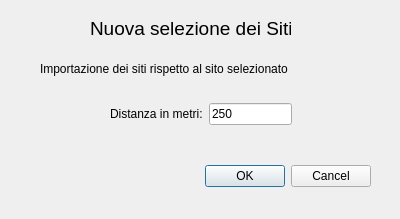
<?xml version="1.0" encoding="UTF-8"?>
<ui version="4.0">
 <class>SelDist</class>
 <widget class="QDialog" name="SelDist">
  <property name="geometry">
   <rect>
    <x>0</x>
    <y>0</y>
    <width>400</width>
    <height>219</height>
   </rect>
  </property>
  <property name="windowTitle">
   <string>Nuova Selezione</string>
  </property>
  <widget class="QDialogButtonBox" name="buttonBox">
   <property name="geometry">
    <rect>
     <x>30</x>
     <y>160</y>
     <width>341</width>
     <height>32</height>
    </rect>
   </property>
   <property name="orientation">
    <enum>Qt::Horizontal</enum>
   </property>
   <property name="standardButtons">
    <set>QDialogButtonBox::Cancel|QDialogButtonBox::Ok</set>
   </property>
  </widget>
  <widget class="QLabel" name="label">
   <property name="geometry">
    <rect>
     <x>90</x>
     <y>20</y>
     <width>201</width>
     <height>17</height>
    </rect>
   </property>
   <property name="font">
    <font>
     <pointsize>14</pointsize>
    </font>
   </property>
   <property name="text">
    <string>Nuova selezione dei Siti</string>
   </property>
  </widget>
  <widget class="QLabel" name="label_2">
   <property name="geometry">
    <rect>
     <x>40</x>
     <y>60</y>
     <width>321</width>
     <height>17</height>
    </rect>
   </property>
   <property name="text">
    <string>Importazione dei siti rispetto al sito selezionato</string>
   </property>
  </widget>
  <widget class="QWidget" name="layoutWidget">
   <property name="geometry">
    <rect>
     <x>110</x>
     <y>100</y>
     <width>182</width>
     <height>29</height>
    </rect>
   </property>
   <layout class="QGridLayout" name="gridLayout">
    <item row="0" column="0">
     <widget class="QLabel" name="label_3">
      <property name="text">
       <string>Distanza in metri:</string>
      </property>
     </widget>
    </item>
    <item row="0" column="1">
     <widget class="QLineEdit" name="dst">
      <property name="text">
       <string>250</string>
      </property>
     </widget>
    </item>
   </layout>
  </widget>
 </widget>
 <resources/>
 <connections>
  <connection>
   <sender>buttonBox</sender>
   <signal>accepted()</signal>
   <receiver>SelDist</receiver>
   <slot>accept()</slot>
   <hints>
    <hint type="sourcelabel">
     <x>248</x>
     <y>254</y>
    </hint>
    <hint type="destinationlabel">
     <x>157</x>
     <y>274</y>
    </hint>
   </hints>
  </connection>
  <connection>
   <sender>buttonBox</sender>
   <signal>rejected()</signal>
   <receiver>SelDist</receiver>
   <slot>reject()</slot>
   <hints>
    <hint type="sourcelabel">
     <x>316</x>
     <y>260</y>
    </hint>
    <hint type="destinationlabel">
     <x>286</x>
     <y>274</y>
    </hint>
   </hints>
  </connection>
 </connections>
</ui>
